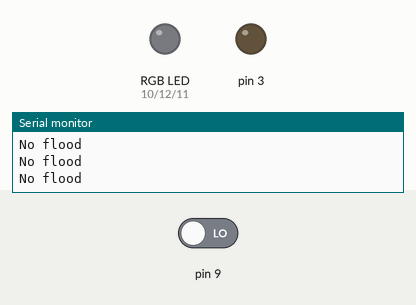
This sketch was run on a simulated Arduino Uno, built with avr-gcc and run on an emulated ATmega328P. Shown: an RGB LED mixed from three pins (HIGH = lit), output pins drawn as LEDs (lit = HIGH), the last lines printed to the serial monitor. Dashed ring = blinking. Inputs (shaded band) come from the test bench; at power-on: pin 9 LOW.

Above: at 1.2 s.
1.3 s: pin 9 driven HIGH
At 1.42 s:
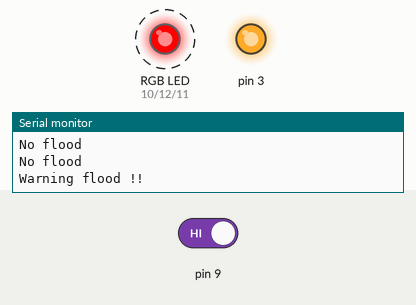
At 1.92 s:
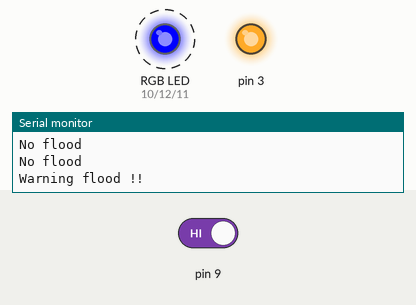
Timing chart, 0 to 10.3 s (numbered marks = the images above; inputs shaded):
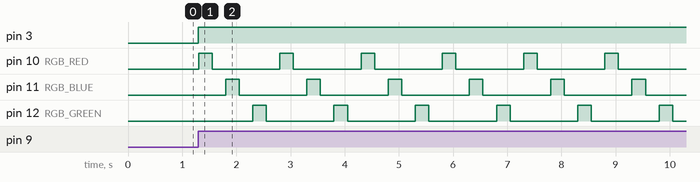

Measured:
- after the input at 1.3 s, pin 3: LOW → HIGH at once; pin 10 (RGB_RED): alternates HIGH for 0.25 s and LOW for 1.3 s, starting at once; pin 11 (RGB_BLUE): alternates HIGH for 0.25 s and LOW for 1.3 s, starting after 0.50 s; pin 12 (RGB_GREEN): alternates HIGH for 0.25 s and LOW for 1.3 s, starting after 1.0 s

The sketch:

_______.ino
```cpp
// const uint_8 WATER_SENSOR = 9U;
enum PINS                                               //배열과 비슷하다.         //C++에서 적극 권장.
{
  WATER_SENSOR = 9U,                                   //enum의 경우, 를 사용한다.
  RGB_RED,                                              //자동으로 10U로 저장된다.
  RGB_BLUE,                                             //자동으로 11U로 저장된다.
  RGB_GREEN,                                            //자동으로 12U로 저장된다.
  RELAY_SWITCH = 3U,
};
void setup() {
  // put your setup code here, to run once:
  Serial.begin(115200UL);
  pinMode(WATER_SENSOR, INPUT);                    //(PINS.WATER_SENSOR, INPUT);  라고 써도 된다.
  pinMode(RGB_RED, OUTPUT);                       //
  pinMode(RGB_BLUE, OUTPUT);
  pinMode(RGB_GREEN, OUTPUT);
  pinMode(RELAY_SWITCH, OUTPUT);
}

void loop() {
  // put your main code here, to run repeatedly:
  if(digitalRead(WATER_SENSOR) == HIGH)          //if(!digitalRead(WATER_SENSOR) not 의 개념 //if(not digitalRead(WATER_SENSOR)) not 의 개념
  {
    digitalWrite(RELAY_SWITCH, HIGH);
    for (int i = 0 ; i < 5; ++i)
    {
      Serial.println(F("Warning flood !!"));
      digitalWrite(RGB_RED, HIGH);
      delay(250UL);
      digitalWrite(RGB_RED, LOW);
      delay(250UL);
      digitalWrite(RGB_BLUE, HIGH);
      delay(250UL);
      digitalWrite(RGB_BLUE, LOW);
      delay(250UL);
      digitalWrite(RGB_GREEN, HIGH);
      delay(250UL);
      digitalWrite(RGB_GREEN, LOW);
      delay(250UL);
    }
  }
  else
  {
  Serial.println(F("No flood"));                 // 디버깅 코드 logger[로거]라고 한다. 화면상에서만 보이는것.
  digitalWrite(RELAY_SWITCH, LOW);
  }
}
```
